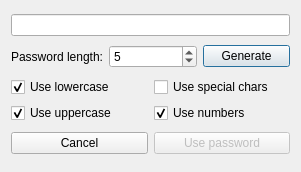
<?xml version="1.0" encoding="UTF-8"?>
<ui version="4.0">
 <class>GeneratePword</class>
 <widget class="QDialog" name="GeneratePword">
  <property name="windowModality">
   <enum>Qt::ApplicationModal</enum>
  </property>
  <property name="geometry">
   <rect>
    <x>0</x>
    <y>0</y>
    <width>301</width>
    <height>172</height>
   </rect>
  </property>
  <property name="windowTitle">
   <string>Generate a password</string>
  </property>
  <property name="windowIcon">
   <iconset resource="ImageResources.qrc">
    <normaloff>:/Logo/Logo.png</normaloff>:/Logo/Logo.png</iconset>
  </property>
  <layout class="QVBoxLayout" name="verticalLayout">
   <item>
    <widget class="QLineEdit" name="edtPassword">
     <property name="readOnly">
      <bool>true</bool>
     </property>
    </widget>
   </item>
   <item>
    <layout class="QHBoxLayout" name="horizontalLayout">
     <item>
      <widget class="QLabel" name="label">
       <property name="text">
        <string>Password length:</string>
       </property>
       <property name="alignment">
        <set>Qt::AlignRight|Qt::AlignTrailing|Qt::AlignVCenter</set>
       </property>
      </widget>
     </item>
     <item>
      <widget class="QSpinBox" name="spnLength">
       <property name="minimum">
        <number>1</number>
       </property>
       <property name="value">
        <number>5</number>
       </property>
      </widget>
     </item>
     <item>
      <widget class="QPushButton" name="btnGenerate">
       <property name="text">
        <string>Generate</string>
       </property>
       <property name="default">
        <bool>true</bool>
       </property>
      </widget>
     </item>
    </layout>
   </item>
   <item>
    <layout class="QGridLayout" name="gridLayout">
     <item row="0" column="0">
      <widget class="QCheckBox" name="chckLowercase">
       <property name="text">
        <string>Use lowercase</string>
       </property>
       <property name="checked">
        <bool>true</bool>
       </property>
      </widget>
     </item>
     <item row="0" column="1">
      <widget class="QCheckBox" name="chckSpecial">
       <property name="text">
        <string>Use special chars</string>
       </property>
       <property name="checked">
        <bool>false</bool>
       </property>
      </widget>
     </item>
     <item row="1" column="0">
      <widget class="QCheckBox" name="chckUppercase">
       <property name="text">
        <string>Use uppercase</string>
       </property>
       <property name="checked">
        <bool>true</bool>
       </property>
      </widget>
     </item>
     <item row="1" column="1">
      <widget class="QCheckBox" name="chckNumbers">
       <property name="text">
        <string>Use numbers</string>
       </property>
       <property name="checked">
        <bool>true</bool>
       </property>
      </widget>
     </item>
    </layout>
   </item>
   <item>
    <layout class="QHBoxLayout" name="horizontalLayout_2">
     <item>
      <widget class="QPushButton" name="btnCancel">
       <property name="text">
        <string>Cancel</string>
       </property>
      </widget>
     </item>
     <item>
      <widget class="QPushButton" name="btnUsePword">
       <property name="enabled">
        <bool>false</bool>
       </property>
       <property name="text">
        <string>Use password</string>
       </property>
      </widget>
     </item>
    </layout>
   </item>
  </layout>
 </widget>
 <resources>
  <include location="ImageResources.qrc"/>
 </resources>
 <connections/>
</ui>
